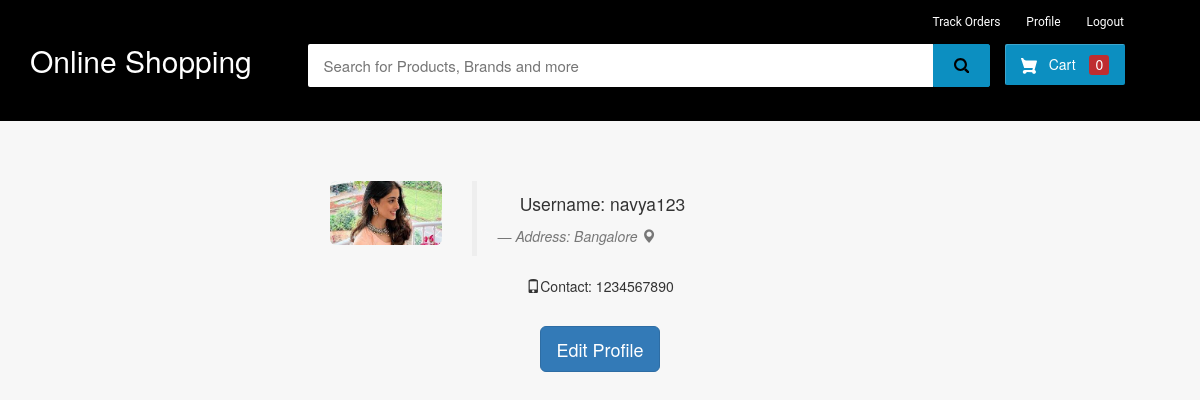
/my-profile (signed in), run on the app's committed database.
### ecom/models.py (models this page shows, shortened)
class Customer(models.Model):
    user=models.OneToOneField(User,on_delete=models.CASCADE)
    profile_pic= models.ImageField(upload_to='profile_pic/CustomerProfilePic/',null=True,blank=True)
    address = models.CharField(max_length=40)
    mobile = models.CharField(max_length=20,null=False)

### ecom/views.py (the view)
# urls.py: path("my-profile", views.my_profile_view, name="my-profile"),
@login_required(login_url="customerlogin")
@user_passes_test(is_customer)
def my_profile_view(request):
    customer = models.Customer.objects.get(user_id=request.user.id)
    return render(request, "ecom/my_profile.html", {"customer": customer})

### ecom/views.py (called while the page is built)
def is_customer(user):
    return user.groups.filter(name="CUSTOMER").exists()

### templates/ecom/my_profile.html (shortened to what this page needs)
{% extends 'ecom/customer_base.html' %} {% load static %} {% block content %}
<br /><br /><br />
<div style="padding-left: 300px" class="container">
  <div class="col-sm-2 col-md-2">
    <img
      src="{% static customer.profile_pic.url %}"
      alt="profile pic"
      class="img-rounded img-responsive"
    />
  </div>
  <div class="col-sm-4 col-md-4">
    <blockquote>
      <p>Username: {{request.user}}</p>
      <small
        ><cite title="Source Title"
          >Address: {{customer.address}}
          <i class="glyphicon glyphicon-map-marker"></i></cite
      ></small>
    </blockquote>
    <p><i class="glyphicon glyphicon-phone"></i>Contact: {{customer.mobile}}</p>
  </div>
</div>
<br />
<div style="text-align: center">
  <a href="/edit-profile"
    ><button class="btn btn-primary btn-lg">
      <span>Edit Profile </span>
    </button></a
  >
</div>
<br /><br /><br /><br /><br /><br />
{% endblock content %}

### templates/ecom/customer_base.html (style rules this page uses)
body { background-color: #f7f7f7; }
p { text-align: center; }

### templates/ecom/my_profile.html (style rules this page uses)
body { background-color: #f7f7f7; }

### data on the page
Customer: profile_pic (picture), address "Bangalore", mobile "1234567890"

### other printed values
{{ request.user }} "navya123"
